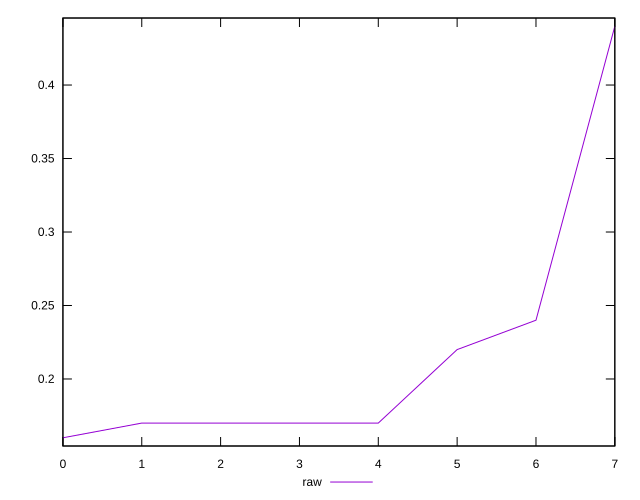

Generate this figure with gnuplot:
reset

$raw <<EOF
0 0.16
1 0.17
2 0.17
3 0.17
4 0.17
5 0.22
6 0.24
7 0.44
EOF

set key outside below
set xrange [0:7]
set yrange [0.1544:0.4456]
set trange [0.1544:0.4456]
set terminal svg size 640, 500 enhanced background rgb 'white'
set output "report/report_00029_2021-02-24T13-36-40.390Z/meta/score/samples/astro/raw/sorted.svg"

plot $raw title "raw" with line

reset
